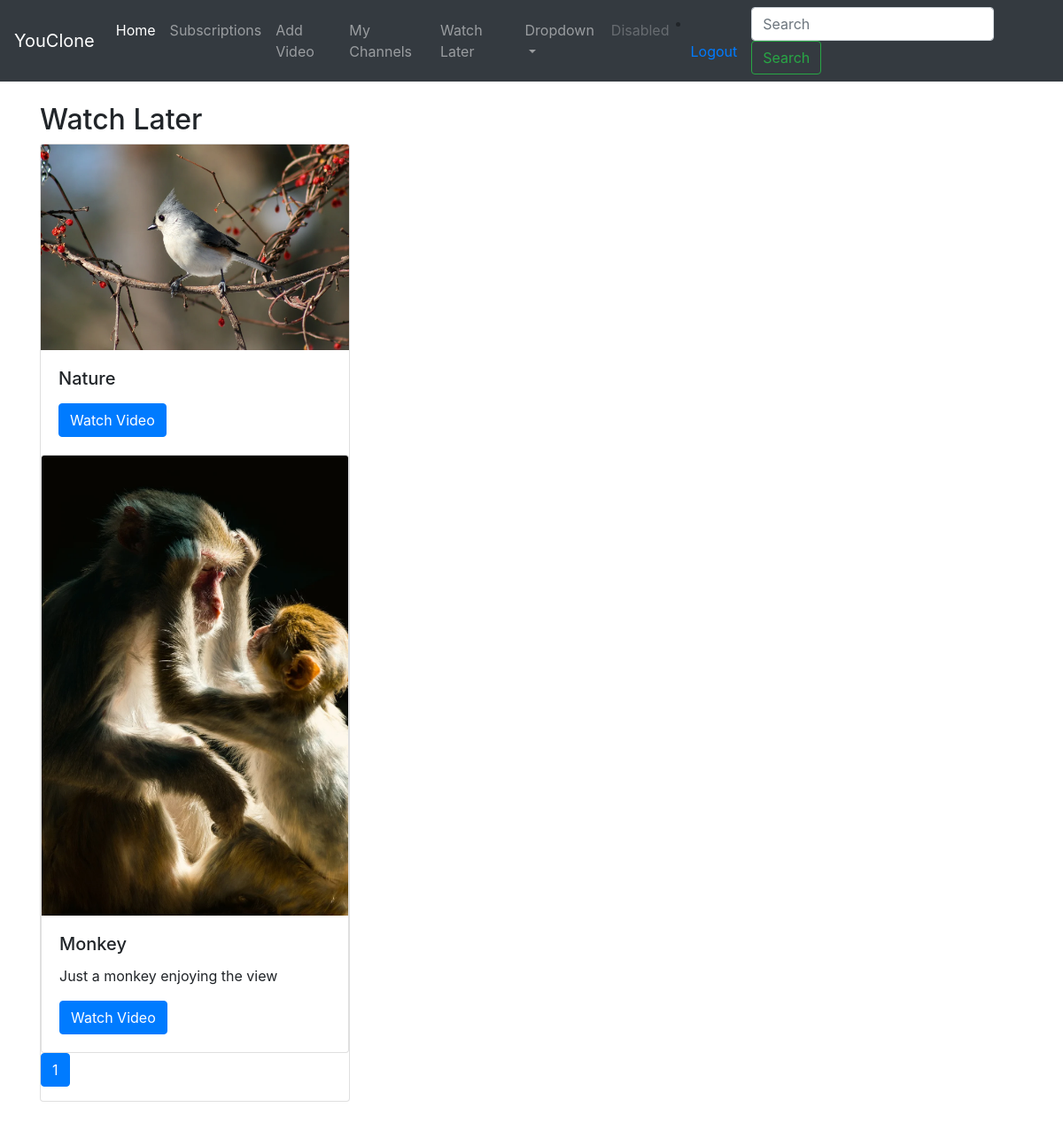
/my_watch_later/ (signed in), run on the app's committed database.
### video/models.py (models this page shows, shortened)
class WatchLater(models.Model):
    user = models.ForeignKey(User, on_delete=models.CASCADE)
    video = models.ForeignKey(Video, on_delete=models.CASCADE)
    timestamp = models.DateTimeField(auto_now_add=True)

class Video(models.Model):
    DEFAULT_THUMBNAIL = 'thumbnails/default_thumbnail.jpg'
    title = models.CharField(max_length=80)
    user = models.ForeignKey(User, on_delete=models.CASCADE)
    channel = models.ForeignKey(Channel, null=True, on_delete=models.CASCADE)
    file = models.FileField(upload_to='videos/', validators=[validate_file_extension])
    thumbnail = models.ImageField(default=DEFAULT_THUMBNAIL, upload_to='thumbnails/', blank=True, null=True)
    description = models.TextField(max_length=5000, blank=True, null=True)
    upload_date = models.DateTimeField(auto_now_add=True)
    tag = models.ManyToManyField(Tag, blank=True)
    likes = models.ManyToManyField(User, related_name='video_like')
    dislikes = models.ManyToManyField(User, related_name='video_dislike')
    views = models.IntegerField(default=0)

### video/views.py (the view)
# urls.py: path('my_watch_later/', views.my_watch_later, name='my-watch-later'),
@login_required
def my_watch_later(request):
    video_list = WatchLater.objects.filter(user=request.user).order_by('-timestamp')
    paginator = Paginator(video_list, 20)
    page_number = request.GET.get('page')
    page_obj = paginator.get_page(page_number)
    return render(request, 'video/my_watch_later.html', {'page_obj': page_obj})

### video/templates/video/my_watch_later.html (shortened to what this page needs)
{% extends 'video/base.html' %}
{% block content %}
    <section class="container mt-4">
        <h2>Watch Later</h2>
        <div class="row">
            <div class="col-md-4 mb-4">
                {% for watch_later in page_obj %}
                    <div class="card">
                    <img src="{{ watch_later.video.thumbnail.url }}" class="card-img-top" alt="Video Thumbnail">
                    <div class="card-body">
                        <h5 class="card-title">{{ watch_later.video.title }}</h5>
                        <p class="card-text">{{ watch_later.video.description }}</p>
                        <a href="{% url 'video:video-detail' watch_later.video.id %}" class="btn btn-primary">Watch Video</a>
                    </div>
                {% endfor %}
                </div>
                <nav aria-label="Page navigation example">
                    <ul class="pagination">
                        <li class="page-item active">
                            <a class="page-link" href="#">{{ page_obj.number }}<span class="sr-only">(current)</span></a>
                        </li>
                    </ul>
                </nav>
            </div>
        </div>
    </section>
{% endblock %}

### data on the page
WatchLater: video.thumbnail (picture), video "Nature"
WatchLater: video.thumbnail (picture), video "Monkey", video.description "Just a monkey enjoying the view"

### other printed values
{{ page_obj.number }} "1"
